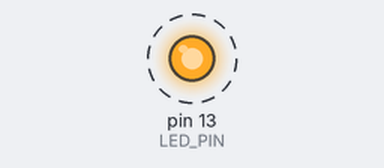
Simulated run of this sketch. Board: Arduino Uno, built with avr-gcc and run on an emulated ATmega328P. Parts: output pins drawn as LEDs (lit = HIGH). Dashed ring = blinking. What the sketch prints to the serial monitor is not drawn.

Above: at 0.5 s.
Timing chart, 0 to 4.6 s (numbered marks = the images above):
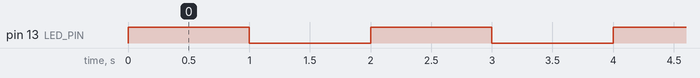

The sketch:

Blink_example1.ino
```cpp
int LED_PIN = 13;
void setup() {
  // initialize digital pin LED_BUILTIN as an output.

  pinMode(LED_PIN, OUTPUT);
  Serial.begin(9600);
}

// the loop function runs over and over again forever
void loop() {
  digitalWrite(LED_PIN, HIGH);
  Serial.println("LED ON");
  delay(1000);
  Serial.println("Waiting");
  digitalWrite(LED_PIN, LOW);
  Serial.println("LED OFF");
  delay(1000);                       // wait for a second
}
```

Measured:
- by itself, pin 13 (LED_PIN): alternates HIGH for 1.0 s and LOW for 1.0 s
